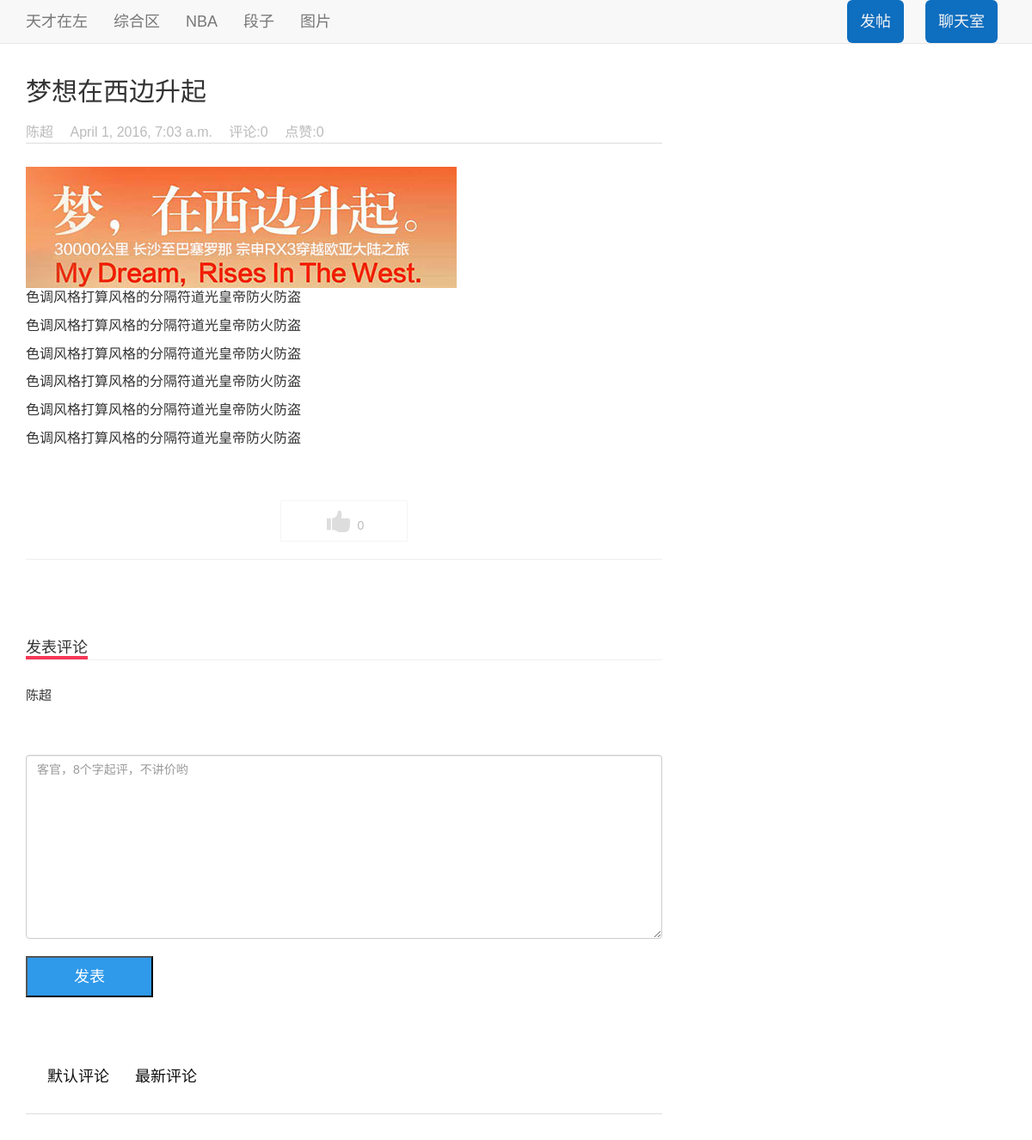
The page /article/11/ on the database its author committed.
### web/models.py (models this page shows, shortened)
class Article(models.Model):
    title = models.CharField(u"文章标题", max_length=255, unique=True)
    categroy = models.ForeignKey("Category", verbose_name=u"板块")  # 类别
    head_img = models.ImageField(upload_to="uploads")  # 文章图标
    summary = models.CharField(max_length=255,default="tttttt")
    content = models.TextField(u"内容")  # 文章内容
    author = models.ForeignKey("UserProfile")  # 作者
    publish_date = models.DateTimeField(auto_now=True)  # 更新时间
    hidden = models.BooleanField(default=True)  # 是否隐藏
    priority = models.IntegerField(u"优先级", default=1000)  # 优先级

class UserProfile(models.Model):
    user = models.OneToOneField(User)
    name = models.CharField(max_length=32)
    groups = models.ManyToManyField('UserGroup')
    qq_friends = models.ManyToManyField('self', related_name='my_friends', blank=True, null=True)
    def __unicode__(self):
        return self.name

### web/views/article_detail.py (the view)
# urls.py: url(r'^article/(\d+)/$', article_detail.article_detail, name="article_detail"),
def article_detail(request, article_id):
    try:
        article_obj = models.Article.objects.get(id=article_id)
    except ObjectDoesNotExist as e:
        return render(request, '404.html', {'err_msg': u"文章不存在!!!"})
    return render(request, 'article.html', {'article_obj': article_obj})

### web/templatetags/comment_tag.py (called while the page is built)
@register.simple_tag
def comment_tree(comment_list):
    comment_dict = {}
    for comment_obj in comment_list:
        if comment_obj.parent_comment is None:
            comment_dict[comment_obj] = {}
        else:
            tree_search(comment_dict, comment_obj)
    html = "<div class='comment-box'>"
    margin_left = 0
    for k, v in comment_dict.items():
        html += "<div class='comment-node'>" + k.comment + "</div>"
        html += generate_comment_html(v, margin_left+15)
    html += "</div>"
    return html

### templates/article.html (shortened to what this page needs)
{% extends 'index.html' %}
{% load comment_tag %}
{% block page-container %}
    <div class="article-detail">
        <h2>{{ article_obj.title }}</h2>
        <div class="article-author">
            <span>{{ article_obj.author }}</span>
            <span style="padding-left: 15px;">{{ article_obj.publish_date }}</span>
            <span style="padding-left: 15px;">评论:{{ article_obj.comment_set.select_related.count }}</span>
            <span style="padding-left: 15px;">点赞:{{ article_obj.thumup_set.select_related.count }}</span>
        </div>
        <div class="article-content">
            <div>
                <img src="{{ article_obj.head_img }}">
            </div>
            <div>{{ article_obj.content|safe }}</div>
        </div>
        <div class="article-thumup">
            <div id="thumup" class="thumup-icon" data-num="1" data-type="like">
                <i class="icon-article-zan"></i>
                <span class="num">{{ article_obj.thumup_set.select_related.count }}</span>
            </div>
        </div>
        <hr/>
        <div class="article-comment">
            <div class="comment-font">
                <span class="font-span" style="">发表评论</span>
            </div>
            <div class="author-info">
                <span style="font-size: 15px;">{{ article_obj.author.name }}</span>
            </div>
             <div class="comment-content">
                <textarea class="form-control" rows="10" placeholder="客官，8个字起评，不讲价哟"></textarea>
                 <button class="comment-submit" type="submit">发表</button>
            </div>
            <div class="comment-show">
                <a href="">默认评论</a>
                <a href="">最新评论</a>
            </div>
            <div>
                <div class="comment-domain">
                </div>
            </div>
        </div>
    </div>
{% endblock %}

### templates/index.html (shortened to what this page needs)
<!DOCTYPE html>
<html lang="zh-CN"><head><meta http-equiv="Content-Type" content="text/html; charset=UTF-8">
    <link href="/static/bootstrap/css/bootstrap.min.css" rel="stylesheet">
    <link href="/static/bootstrap/css/navbar-fixed-top1.css" rel="stylesheet">
    <link href="/static/bootstrap/css/custom.css" rel="stylesheet">
    <link href="/static/bootstrap/css/gotop.css" rel="stylesheet">
    <link rel="stylesheet" href="/static/clock/demo.css" type="text/css" media="screen"/>
  </head>
  <body>
    <nav class="navbar navbar-default navbar-fixed-top">
      <div class="container">
        <div class="navbar-header">
            <a class="navbar-brand" href="/">天才在左</a>
        </div>
        <div id="navbar" class="navbar-collapse collapse">
          <ul class="nav navbar-nav">
            <li><a href="{% url 'index' %}">综合区</a></li>
            <li><a href="{% url 'category' 1 %}">NBA</a></li>
            <li><a href="{% url 'category' 2 %}">段子</a></li>
            <li><a href="{% url 'category' 3 %}">图片</a></li>
          </ul>
          <ul class="nav navbar-nav navbar-right">
            {% if request.user.is_authenticated %}
                <li class="tt-margin"><a href="{% url 'article_new' %}" role="button">发帖</a></li>
                <li class="tt-margin" style="background-color: crimson;"><a href="{% url 'web_chat' %}" target="_blank"  role="button">聊天室</a></li>
                <li class="dropdown active">
                    <a href="" class="dropdown-toggle" data-toggle="dropdown" role="button" aria-haspopup="true" aria-expanded="false">{{ request.user.userprofile.name }} <span class="caret"></span></a>
                    <ul class="dropdown-menu">
                        <li><a href="{% url 'logout' %}">注销</a></li>
                    </ul>
                </li>
              {% else %}
                  <li class="tt-margin"><a href="{% url 'login' %}" role="button">发帖</a></li>
                  <li class="tt-margin"><a href="{% url 'login' %}" role="button">聊天室</a></li>
              {% endif %}
          </ul>
        </div>
      </div>
    </nav>
    <div class="container">
        {% block page-container %}{% endblock %}
    </div>
</body>
</html>

### static/clock/demo.css (style rules this page uses)
* { margin:0;padding:0; }
a,a:visited { text-decoration:none !important; outline:none; color:#0f0f0f; }

### templates/index.html (style rules this page uses)
.tt-margin { margin-right: 25px !important; background-color: #0E6EBF; border-radius: 6px; }
.tt-margin a { color: whitesmoke !important; }

### rows shown on the page
Article: title "梦想在西边升起", author "陈超", publish_date "April 1, 2016, 7:03 a.m.", comment_set.select_related.count "0", thumup_set.select_related.count "0", head_img (picture), content "色调风格打算风格的分隔符道光皇帝防火防盗 色调风格打算风格的分隔符道光皇帝防火防盗 色调风格打算风格的分隔符道光皇帝防火防盗 色调风格打算风格的分隔符道光皇帝防火防盗 色调风格打算风格的分隔符道光皇帝防火防盗 色调风格打算风格的分隔符道光皇帝防火防盗", author.name "陈超"
